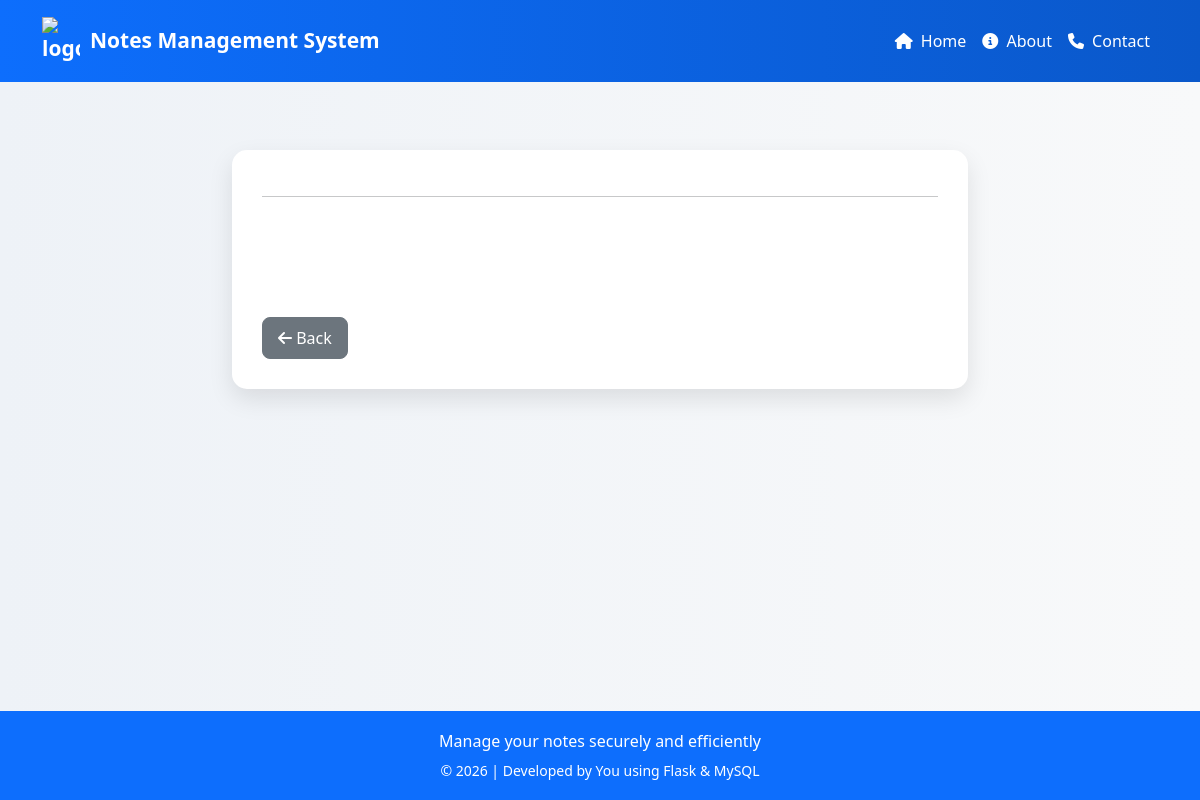
Before: /viewnotes/3 with the older database file.
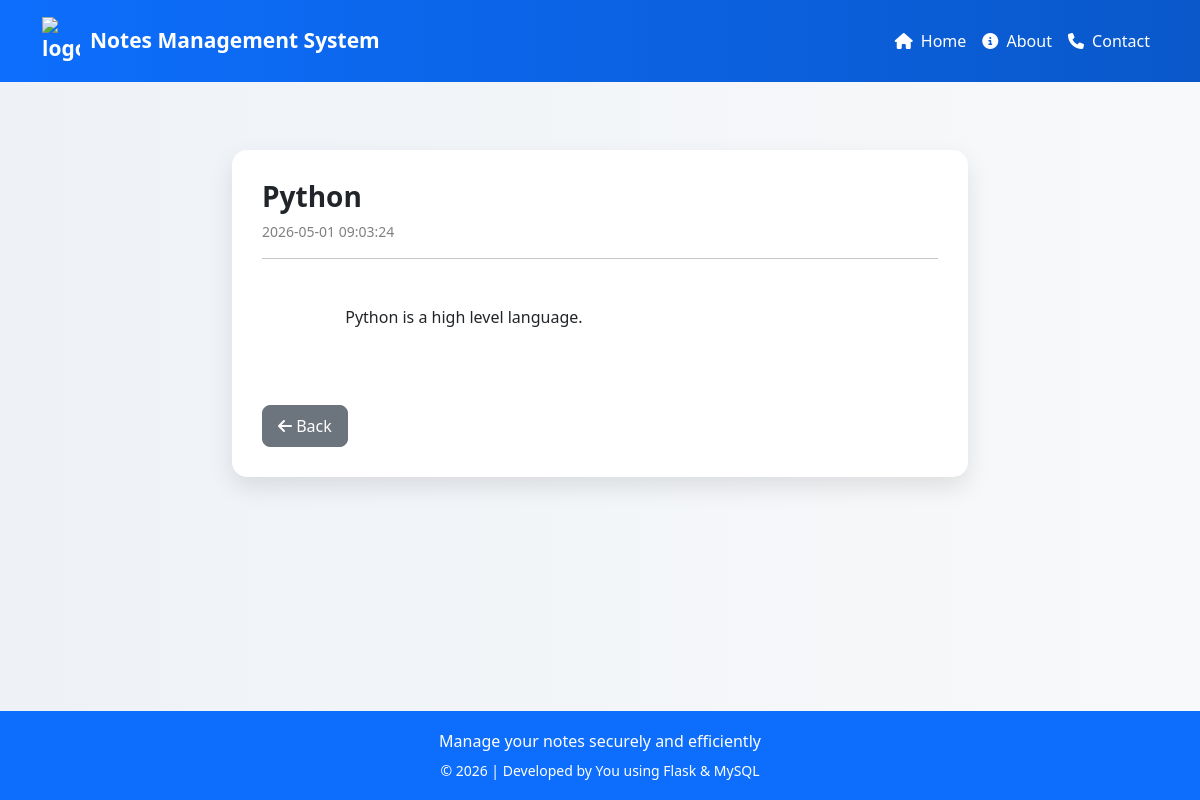
After: the same page with the newer database file.
### tables this page shows
CREATE TABLE notes (
        id INTEGER PRIMARY KEY AUTOINCREMENT,
        title TEXT NOT NULL,
        content TEXT,
        created_at TIMESTAMP DEFAULT CURRENT_TIMESTAMP,
        user_id INTEGER,
        FOREIGN KEY (user_id) REFERENCES users(id) ON DELETE CASCADE
    );

### app.py (the view)
@app.route('/viewnotes/<int:id>')
def viewnote(id):
    cursor = con.cursor()
    cursor.execute("SELECT * FROM notes WHERE id=?", (id,))
    note = cursor.fetchone()
    return render_template("viewnote.html", note=note)

### templates/viewnote.html (shortened to what this page needs)
{% extends "base.html" %}
{% block content %}
<div class="container view-note-container">
    <div class="row justify-content-center">
        <div class="col-12 col-md-10 col-lg-8">
            <div class="note-container">
                <h3 class="note-title">{{ note.title }}</h3>
                <p class="note-date">{{ note.created_at }}</p>
                <hr>
                <div class="note-content">
                    {{ note.content }}
                </div>
                <div class="mt-4">
                    <a href="/viewall" class="btn btn-secondary">
                        <i class="fas fa-arrow-left"></i> Back
                    </a>
                </div>
            </div>
        </div>
    </div>
</div>
{% endblock %}

### templates/base.html (shortened to what this page needs)
<!DOCTYPE html>
<html lang="en">
<head>
    <link href="https://cdn.jsdelivr.net/npm/bootstrap@5.3.0/dist/css/bootstrap.min.css" rel="stylesheet">
    <link href="https://cdnjs.cloudflare.com/ajax/libs/font-awesome/6.5.0/css/all.min.css" rel="stylesheet">
</head>
<body>
<div class="wrapper">
    <nav class="navbar navbar-expand-lg navbar-dark sticky-top">
        <div class="container">
            <a class="navbar-brand" href="/">
                <img src="https://cdn-icons-png.flaticon.com/512/5063/5063397.png" alt="logo">
                <span>Notes Management System</span>
            </a>
            <div class="collapse navbar-collapse" id="navbarNav">
                {% if session.get('user_id') %}
                <ul class="navbar-nav ms-auto align-items-lg-center">
                    <li class="nav-item">
                        <a class="nav-link" href="/dashboard">
                            <i class="fas fa-home me-1"></i> Dashboard
                        </a>
                    </li>
                    <li class="nav-item">
                        <a class="nav-link" href="/addnote">
                            <i class="fas fa-plus-circle me-1"></i> Add Notes
                        </a>
                    </li>
                    <li class="nav-item">
                        <a class="nav-link text-warning" href="/logout">
                            <i class="fas fa-sign-out-alt me-1"></i> Logout
                        </a>
                    </li>
                </ul>
                {% else %}
                <ul class="navbar-nav ms-auto align-items-lg-center">
                    <li class="nav-item">
                        <a class="nav-link" href="/">
                            <i class="fas fa-home me-1"></i> Home
                        </a>
                    </li>
                    <li class="nav-item">
                        <a class="nav-link" href="/about">
                            <i class="fas fa-info-circle me-1"></i> About
                        </a>
                    </li>
                    <li class="nav-item">
                        <a class="nav-link" href="/contact">
                            <i class="fas fa-phone me-1"></i> Contact
                        </a>
                    </li>
                </ul>
                {% endif %}
            </div>
        </div>
    </nav>
    <main class="content">
        {% block content %}{% endblock %}
    </main>
    <footer>
        <div class="container">
            <p>Manage your notes securely and efficiently</p>
            <small>© 2026 | Developed by You using Flask & MySQL</small>
        </div>
    </footer>
</div>
</body>
</html>

### templates/base.html (style rules this page uses)
html, body { min-height: 100%; margin: 0; }
body { font-family: 'Segoe UI', sans-serif; background: linear-gradient(to right, #eef2f7, #f8f9fa); }
.wrapper { min-height: 100vh; display: flex; flex-direction: column; }
.content { flex: 1; width: 100%; }
.navbar { background: linear-gradient(90deg, #0d6efd, #0a58ca); padding: 12px 0; }
.navbar-brand { color: white !important; font-weight: 700; display: flex; align-items: center; gap: 10px; font-size: clamp(15px, 2vw, 21px); white-space: normal; }
.navbar-brand img { width: clamp(28px, 4vw, 38px); height: auto; }
.navbar-nav .nav-link { color: white !important; font-weight: 500; padding: 8px 14px; border-radius: 8px; }
footer { background: #0d6efd; color: white; text-align: center; padding: 18px 10px; margin-top: auto; }
footer p { margin-bottom: 5px; font-size: clamp(14px, 2vw, 16px); }
footer small { font-size: clamp(12px, 1.8vw, 14px); }

### templates/viewnote.html (style rules this page uses)
.view-note-container { margin-top: 50px; margin-bottom: 50px; }
.note-container { background: white; padding: 30px; border-radius: 15px; box-shadow: 0 10px 25px rgba(0,0,0,0.1); }
.note-title { font-weight: 600; word-wrap: break-word; }
.note-date { font-size: 14px; color: gray; }
.note-content { margin-top: 20px; line-height: 1.6; word-wrap: break-word; overflow-wrap: break-word; white-space: pre-wrap; }
.btn-secondary { border-radius: 8px; padding: 8px 15px; }

Changed rows visible on the page:
added notes: title "Python", created_at "2026-05-01 09:03:24", content "Python is a high level language."
